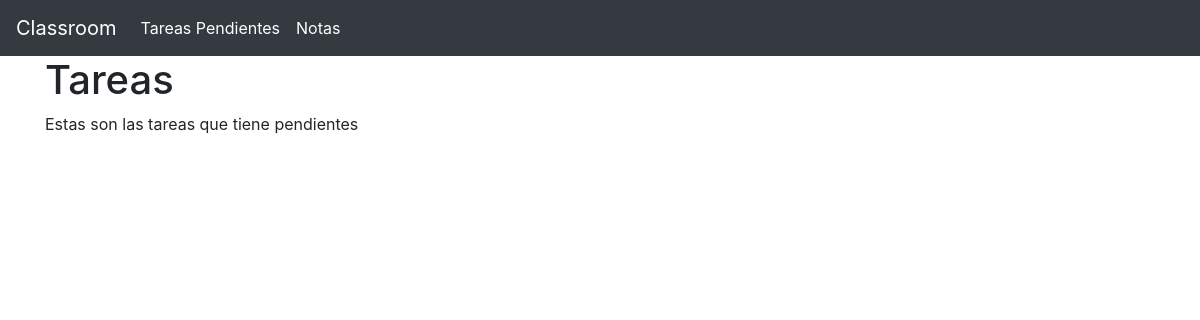
Page /tareas (signed in) on the earlier database version.
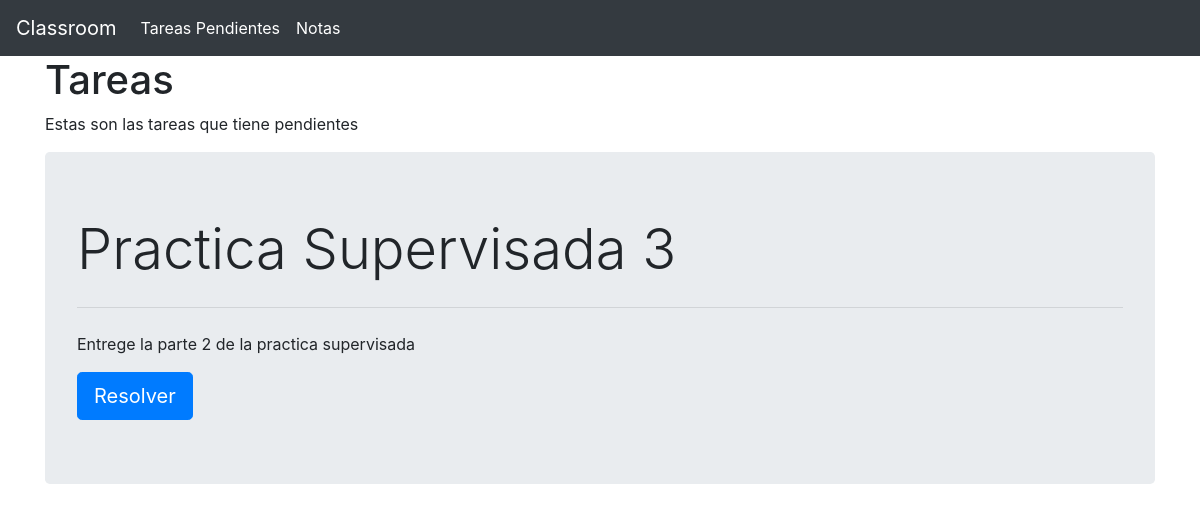
Same page on the later database version.
### app.py (models this page shows)
class Tareas(db.Model):
    Id                = db.Column(db.Integer, primary_key=True)
    IdClase           = db.Column(db.Integer, db.ForeignKey('clases.Id'), nullable=False)
    Titulo            = db.Column(db.String(30), nullable=False)
    Descripcion       = db.Column(db.String(120), nullable=False)
    PathAdjuntos      = db.Column(db.String(50), nullable=False)
    entregas          = db.relationship("Entregas", backref="tareasEntregadas")

### app.py (the view)
@app.route("/tareas")
def tareas():
    if not "type" in session:
        flash("Cuidado mano, que tengo tu ip")
        return redirect("/")
    if session["type"] != "Alumno":
        flash("Cuidado mano, que tengo tu ip")
        return redirect("/")
    idAlumno = session["id"]
    entregasPendientes = Entregas.query.filter_by(IdAlumno=idAlumno, Respuesta="SinRespuesta").all()
    tareas = []
    for entrega in entregasPendientes:
        t = Tareas.query.get(entrega.IdTarea)
        tareas.append(t)
    return render_template("listaTareas.html", type=session["type"], tareas=tareas)

### templates/listaTareas.html
{% extends "base.html" %}
{% block contenido %}
<h1>Tareas</h1>
<p>Estas son las tareas que tiene pendientes</p>
{% for tarea in tareas %}
        <div class="row">
            <div class="col-lg">
                <div class="jumbotron">
                    <h1 class="display-4">{{ tarea.Titulo }}</h1>
                    <hr class="my-4">
                    <p>{{ tarea.Descripcion }}</p>
                    <a class="btn btn-primary btn-lg" href="/tareas/{{ tarea.Id }}" role="button">Resolver</a>
                </div>
            </div>
        </div>
{% endfor %}
{% endblock %}

### templates/base.html (shortened to what this page needs)
<!DOCTYPE html>
<html>
    <head>
        <link rel="stylesheet" href="https://stackpath.bootstrapcdn.com/bootstrap/4.5.0/css/bootstrap.min.css">
    </head>
    <body>
           <div class="fluid-container">
             <div class="row" id="BarraMenu">
                <div class="col-md">
                    <nav class="navbar navbar-expand-lg navbar-dark bg-dark">
                        <a class="navbar-brand" href="/">Classroom</a>
                        <div class="collapse navbar-collapse" id="navbarSupportedContent">
                            <ul class="navbar-nav mr-auto">
                                {% if type=="Alumno" %}
                                    <li class="nav-item active">
                                        <a class="nav-link" href="/tareas">Tareas Pendientes</a>
                                    </li>
                                    <li class="nav-item active">
                                        <a class="nav-link" href="/notas">Notas</a>
                                    </li>
                                {% endif %}
                            </ul>
                        </div>
                    </nav>
                </div>
            </div>
           </div>
            <div class="container">
                {% block contenido %}
                {% endblock %}
            </div>
    </body>
</html>

Differences in the rows shown:
added Tareas: Titulo "Practica Supervisada 3", Descripcion "Entrege la parte 2 de la practica supervisada"
